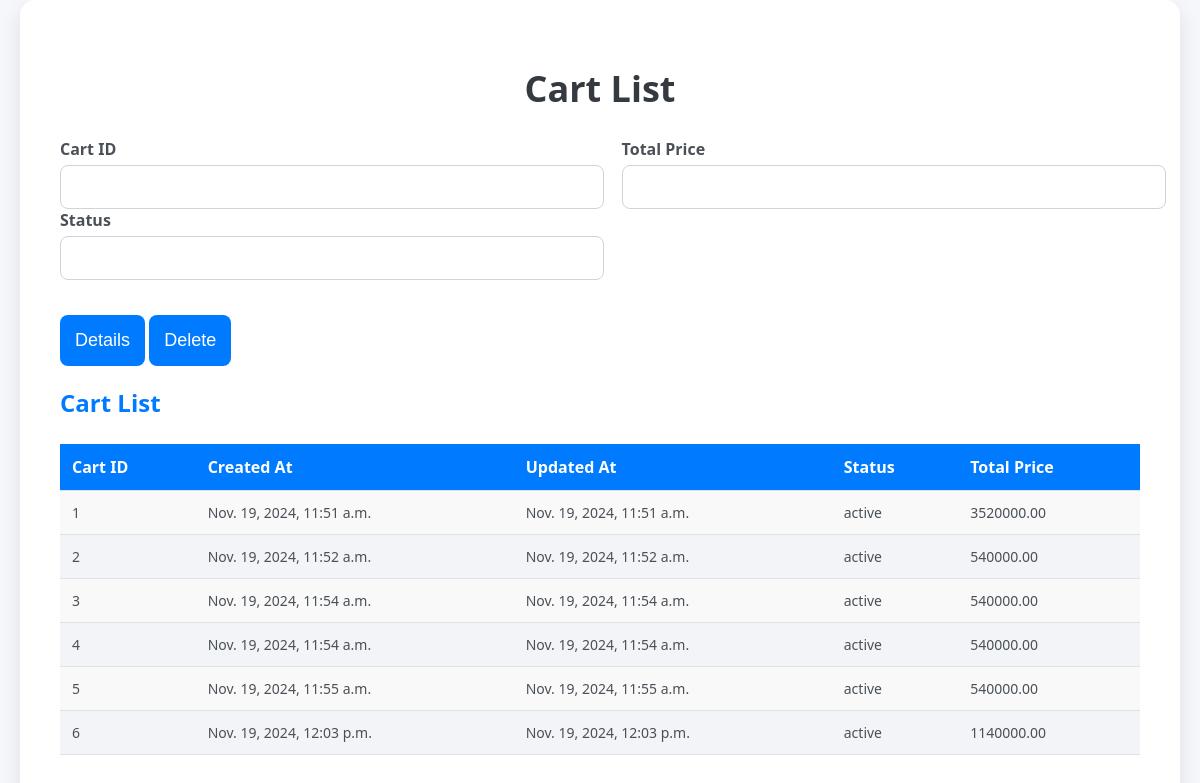
Screenshot of /cartAdmin/ with the database file from the repository.
### member/models.py (models this page shows, shortened)
class Cart(models.Model):
    TRANG_THAI = [
        ('chuaThanhToan', 'Chưa thanh toán'),
        ('daThanhToan', 'Đã thanh toán'),
        ('dangGiaoHang', 'Đang giao hàng'),
        ('daGiaoHang', 'Đã giao hàng'),
    ]
    cart_id = models.AutoField(primary_key=True)  # Auto-incrementing primary key
    user_id = models.ForeignKey(CustomUser, on_delete=models.CASCADE)  # Foreign key to CustomUser model
    created_at = models.DateTimeField(auto_now_add=True)
    updated_at = models.DateTimeField(auto_now=True)
    status = models.CharField(max_length=20, choices=TRANG_THAI, default='chuaThanhToan')
    total_price = models.DecimalField(max_digits=10, decimal_places=2, default=0.0)
    class Meta:
        db_table = 'cart'  # Custom table name

### member/views.py (the view)
# urls.py: path('cartAdmin/', views.loadCart, name='cartAdmin'),
def loadCart(request):
    if request.method == 'POST':
        form = CartForm(request.POST)
        if form.is_valid():
            form.save()
            return redirect('cartAdmin')
    else:
        form = CartForm()
    print(form)
    carts = Cart.objects.all()
    return render(request, 'cart.html', {'form': form, 'carts': carts})

### member/forms.py
class CartForm(forms.ModelForm):
    class Meta:
        model = Cart
        fields = ['cart_id','status','total_price']
        widgets = {
            'cart_id': forms.TextInput(attrs={'class': 'form-input'}),
            'status': forms.Select(choices=Cart.TRANG_THAI, attrs={'class': 'form-input'}),
            'total_price': forms.NumberInput(attrs={'class': 'form-input'}),
        }

### member/template/cart.html (shortened to what this page needs)
{% load static %}
<!DOCTYPE html>
<html lang="en">
<head>
    <link rel="stylesheet" href="{% static 'css/style.css' %}">
</head>
<body>
    <div class="container">
        <h1>Cart List</h1>
        <div class="form-container">
            <form method="post" id="main-form">
                <div class="form-row-group">
                    <div class="form-row">
                        <label for="id_cart_id">Cart ID</label>
                        <input type="text" id="id_cart_id" name="cart_id" readonly>
                    </div>
                    <div class="form-row">
                        <label for="id_total_price">Total Price</label>
                        <input type="text" id="id_total_price" name="total_price" readonly>
                    </div>
                    <div class="form-row">
                        <label for="id_status">Status</label>
                        <input type="text" id="id_status" name="status" readonly>
                    </div>
                </div>
            </form>
        </div>
        <button class="btn-detail" id="btn-detail" disabled>Details</button>
        <button class="btn-delete" id="btn-delete" disabled>Delete</button>
        <div class="grid-container">
            <h2>Cart List</h2>
            <table>
                <thead>
                    <tr>
                        <th>Cart ID</th>
                        <th>Created At</th>
                        <th>Updated At</th>
                        <th>Status</th>
                        <th>Total Price</th>
                    </tr>
                </thead>
                <tbody>
                    {% for cart in carts %}
                    <tr>
                        <td>{{ cart.cart_id }}</td>
                        <td>{{ cart.created_at }}</td>
                        <td>{{ cart.updated_at }}</td>
                        <td>{{ cart.status }}</td>
                        <td>{{ cart.total_price }}</td>
                    </tr>
                    {% empty %}
                    <tr>
                        <td colspan="5">There aren't any carts.</td>
                    </tr>
                    {% endfor %}
                </tbody>
            </table>
        </div>
    </div>
</body>
</html>

### member/static/css/style.css (style rules this page uses)
body { font-family: 'Segoe UI', Tahoma, Geneva, Verdana, sans-serif; margin: 0; padding: 0; display: flex; justify-content: center; align-items: center; background-color: #f5f7fa; color: #343a40; }
.container { width: 90%; max-width: 1100px; background: #ffffff; padding: 40px; border-radius: 15px; box-shadow: 0 8px 20px rgba(0, 0, 0, 0.1); }
h1 { text-align: center; color: #343a40; margin-bottom: 25px; font-size: 36px; font-weight: 700; }
h2 { color: #007bff; font-size: 24px; margin-bottom: 15px; }
.form-row-group { display: flex; flex-wrap: wrap; justify-content: space-between; margin-bottom: 15px; }
.form-row { display: flex; flex-direction: column; width: 48%; }
.form-row label { font-size: 16px; font-weight: 600; color: #495057; margin-bottom: 5px; }
.form-row input, .form-row select, textarea { width: 100%; padding: 12px; border: 1px solid #ced4da; border-radius: 8px; font-size: 16px; transition: all 0.3s ease; }
button { margin-top: 20px; padding: 15px; background-color: #007bff; color: #fff; border: none; border-radius: 8px; cursor: pointer; font-size: 18px; transition: background-color 0.3s ease; }
.grid-container table { width: 100%; border-collapse: collapse; margin-top: 25px; background-color: #f9f9f9; }
.grid-container th, .grid-container td { padding: 12px; text-align: left; border-bottom: 1px solid #dee2e6; }
.grid-container th { background-color: #007bff; color: white; font-weight: 600; }
.grid-container td { font-size: 14px; color: #495057; }
.grid-container tr:nth-child(even) { background-color: #f2f4f7; }

### rows the page displays
Cart: cart_id "1", created_at "Nov. 19, 2024, 11:51 a.m.", updated_at "Nov. 19, 2024, 11:51 a.m.", status "active", total_price "3520000.00"
Cart: cart_id "2", created_at "Nov. 19, 2024, 11:52 a.m.", updated_at "Nov. 19, 2024, 11:52 a.m.", status "active", total_price "540000.00"
Cart: cart_id "3", created_at "Nov. 19, 2024, 11:54 a.m.", updated_at "Nov. 19, 2024, 11:54 a.m.", status "active", total_price "540000.00"
Cart: cart_id "4", created_at "Nov. 19, 2024, 11:54 a.m.", updated_at "Nov. 19, 2024, 11:54 a.m.", status "active", total_price "540000.00"
Cart: cart_id "5", created_at "Nov. 19, 2024, 11:55 a.m.", updated_at "Nov. 19, 2024, 11:55 a.m.", status "active", total_price "540000.00"
Cart: cart_id "6", created_at "Nov. 19, 2024, 12:03 p.m.", updated_at "Nov. 19, 2024, 12:03 p.m.", status "active", total_price "1140000.00"
